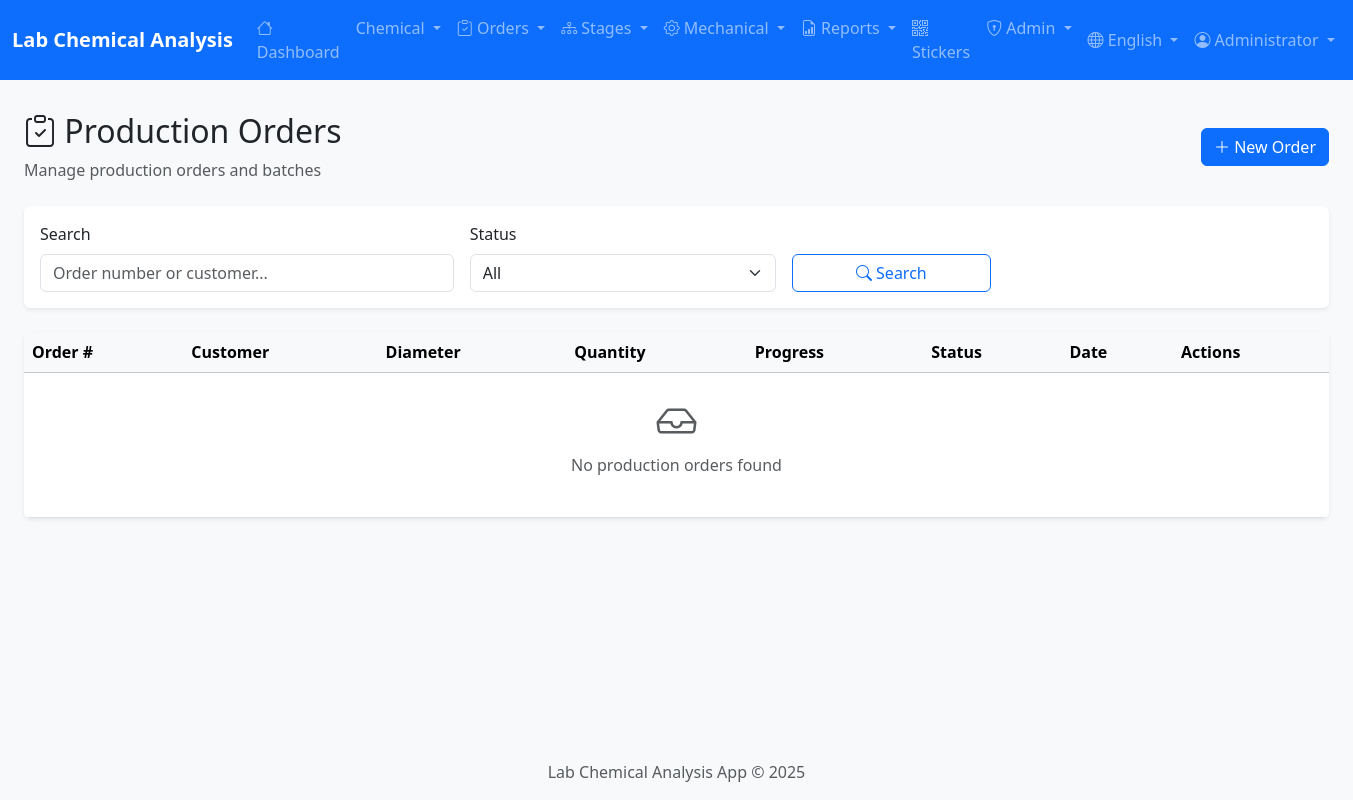
The page /orders/ (signed in) on the database as committed earlier.
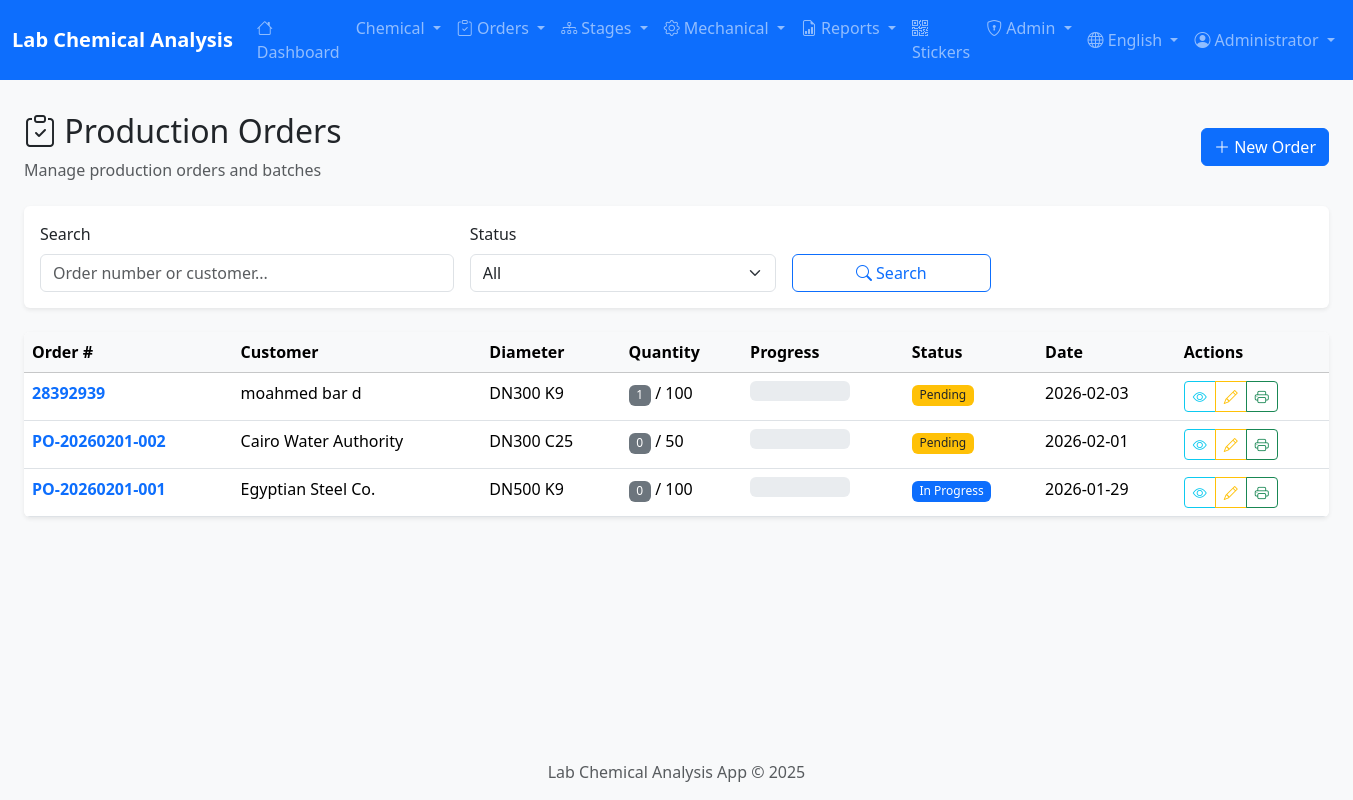
The same page on the database as committed later.
### app/models/user.py (models this page shows, shortened)
class User(UserMixin, db.Model):
    __tablename__ = 'users'
    id = db.Column(db.Integer, primary_key=True)
    username = db.Column(db.String(50), unique=True, nullable=False, index=True)
    password_hash = db.Column(db.String(255), nullable=False)
    full_name = db.Column(db.String(100))
    full_name_ar = db.Column(db.String(100))  # Arabic name
    email = db.Column(db.String(120), unique=True)
    role = db.Column(db.String(20), nullable=False, default='viewer')
    department = db.Column(db.String(50))  # Lab, Production, QC
    is_active = db.Column(db.Boolean, default=True)
    last_login = db.Column(db.DateTime)
    created_at = db.Column(db.DateTime, default=datetime.utcnow)
    updated_at = db.Column(db.DateTime, default=datetime.utcnow, onupdate=datetime.utcnow)
    ROLE_ADMIN = 'admin'
    ROLE_SUPERVISOR = 'supervisor'
    ROLE_OPERATOR = 'operator'
    ROLE_VIEWER = 'viewer'
    ROLES = [ROLE_ADMIN, ROLE_SUPERVISOR, ROLE_OPERATOR, ROLE_VIEWER]
    DEPT_LAB = 'Lab'
    DEPT_PRODUCTION = 'Production'
    DEPT_QC = 'QC'
    DEPT_ADMIN = 'Admin'
    DEPARTMENTS = [DEPT_LAB, DEPT_PRODUCTION, DEPT_QC, DEPT_ADMIN]
    @property
    def is_admin(self):
        return self.role == self.ROLE_ADMIN

### app/models/production_order.py (models this page shows, shortened)
class ProductionOrder(db.Model):
    __tablename__ = 'production_orders'
    id = db.Column(db.Integer, primary_key=True)
    order_number = db.Column(db.String(50), unique=True, nullable=False, index=True)  # رقم امر الانتاج
    customer_name = db.Column(db.String(200))  # اسم العميل
    customer_code = db.Column(db.String(50))
    target_quantity = db.Column(db.Integer, nullable=False)  # الكمية المطلوبة
    sales_number = db.Column(db.String(100))  # رقم أمر البيع
    diameter = db.Column(db.Integer)  # DN: 300, 500, 600
    pipe_class = db.Column(db.String(20))  # K9, C25, Fittings
    product_code = db.Column(db.String(100))  # كود المنتج
    product_description = db.Column(db.Text)  # وصف المنتج
    product_weight = db.Column(db.Float)  # الوزن (كجم)
    product_length = db.Column(db.Float)  # الطول (متر)
    order_date = db.Column(db.Date, nullable=False, default=datetime.utcnow)  # تاريخ الامر
    start_date = db.Column(db.Date)  # تاريخ بدء الانتاج
    expected_end_date = db.Column(db.Date)  # تاريخ الانتهاء المتوقع
    actual_end_date = db.Column(db.Date)  # تاريخ الانتهاء الفعلي
    status = db.Column(db.String(20), default='pending')  # pending, in_progress, completed, cancelled
    priority = db.Column(db.String(20), default='normal')  # low, normal, high, urgent
    notes = db.Column(db.Text)
    specifications = db.Column(db.Text)  # مواصفات خاصة
    created_at = db.Column(db.DateTime, default=datetime.utcnow)
    updated_at = db.Column(db.DateTime, default=datetime.utcnow, onupdate=datetime.utcnow)
    created_by_id = db.Column(db.Integer, db.ForeignKey('users.id'))
    created_by = db.relationship('User', backref='created_orders')
    pipes = db.relationship('Pipe', backref='production_order', lazy='dynamic')
    chemical_analyses = db.relationship('ChemicalAnalysis', backref='production_order', lazy='dynamic')
    STATUS_CHOICES = [
        ('pending', 'قيد الانتظار'),
        ('in_progress', 'جاري التنفيذ'),
        ('completed', 'مكتمل'),
        ('cancelled', 'ملغي')
    ]
    PRIORITY_CHOICES = [
        ('low', 'منخفض'),
        ('normal', 'عادي'),
        ('high', 'عالي'),
        ('urgent', 'عاجل')
    ]
    @property
    def produced_quantity(self):
        return self.pipes.count()
    @property
    def completed_quantity(self):
        count = 0
        for pipe in self.pipes:
            finish_stage = pipe.get_stage('Finish')
            if finish_stage and finish_stage.decision == 'ACCEPT':
                count += 1
        return count
    @property
    def progress_percentage(self):
        if self.target_quantity == 0:
            return 0
        return min(100, int((self.completed_quantity / self.target_quantity) * 100))

### app/routes/production_orders.py (the view, shortened to what this page needs)
@production_orders_bp.route('/')
@login_required
def index():
    status = request.args.get('status', '')
    search = request.args.get('search', '')
    page = request.args.get('page', 1, type=int)
    query = ProductionOrder.query
    if status:
        query = query.filter(ProductionOrder.status == status)
    query = query.order_by(ProductionOrder.order_date.desc())
    orders = query.paginate(page=page, per_page=20, error_out=False)
    return render_template('production_orders/list.html',
                          orders=orders,
                          status=status,
                          search=search)

### app/templates/production_orders/list.html (shortened to what this page needs)
{% extends 'base.html' %}
{% block content %}
<div class="container-fluid">
    <div class="d-flex justify-content-between align-items-center mb-4">
        <div>
            <h2>
                <i class="bi bi-clipboard-check"></i>
                {{ 'أوامر الإنتاج' if session.get('lang') == 'ar' else 'Production Orders' }}
            </h2>
            <p class="text-muted mb-0">
                {{ 'إدارة أوامر الإنتاج والشحنات' if session.get('lang') == 'ar' else 'Manage production orders and batches' }}
            </p>
        </div>
        <a href="{{ url_for('production_orders.add') }}" class="btn btn-primary">
            <i class="bi bi-plus-lg"></i>
            {{ 'أمر إنتاج جديد' if session.get('lang') == 'ar' else 'New Order' }}
        </a>
    </div>
    <div class="card border-0 shadow-sm mb-4">
        <div class="card-body">
            <form method="GET" class="row g-3 align-items-end">
                <div class="col-md-4">
                    <label class="form-label">{{ 'البحث' if session.get('lang') == 'ar' else 'Search' }}</label>
                    <input type="text" name="search" class="form-control"
                           placeholder="{{ 'رقم الأمر أو اسم العميل...' if session.get('lang') == 'ar' else 'Order number or customer...' }}"
                           value="{{ search }}">
                </div>
                <div class="col-md-3">
                    <label class="form-label">{{ 'الحالة' if session.get('lang') == 'ar' else 'Status' }}</label>
                    <select name="status" class="form-select">
                        <option value="">{{ 'الكل' if session.get('lang') == 'ar' else 'All' }}</option>
                    </select>
                </div>
                <div class="col-md-2">
                    <button type="submit" class="btn btn-outline-primary w-100">
                        <i class="bi bi-search"></i> {{ 'بحث' if session.get('lang') == 'ar' else 'Search' }}
                    </button>
                </div>
            </form>
        </div>
    </div>
    <div class="card border-0 shadow-sm">
        <div class="table-responsive">
            <table class="table table-hover mb-0">
                <thead class="table-light">
                    <tr>
                        <th>{{ 'رقم الأمر' if session.get('lang') == 'ar' else 'Order #' }}</th>
                        <th>{{ 'العميل' if session.get('lang') == 'ar' else 'Customer' }}</th>
                        <th>{{ 'القطر' if session.get('lang') == 'ar' else 'Diameter' }}</th>
                        <th>{{ 'الكمية' if session.get('lang') == 'ar' else 'Quantity' }}</th>
                        <th>{{ 'التقدم' if session.get('lang') == 'ar' else 'Progress' }}</th>
                        <th>{{ 'الحالة' if session.get('lang') == 'ar' else 'Status' }}</th>
                        <th>{{ 'التاريخ' if session.get('lang') == 'ar' else 'Date' }}</th>
                        <th>{{ 'الإجراءات' if session.get('lang') == 'ar' else 'Actions' }}</th>
                    </tr>
                </thead>
                <tbody>
                    {% for order in orders.items %}
                    <tr>
                        <td>
                            <a href="{{ url_for('production_orders.view', id=order.id) }}" class="fw-bold text-decoration-none">
                                {{ order.order_number }}
                            </a>
                        </td>
                        <td>{{ order.customer_name or '-' }}</td>
                        <td>DN{{ order.diameter }} {{ order.pipe_class or '' }}</td>
                        <td>
                            <span class="badge bg-secondary">{{ order.produced_quantity }}</span>
                            /
                            <span>{{ order.target_quantity }}</span>
                        </td>
                        <td>
                            <div class="progress" style="width: 100px; height: 20px;">
                            </div>
                        </td>
                        <td>
                            {% if order.status == 'pending' %}
                                <span class="badge bg-warning text-dark">{{ 'قيد الانتظار' if session.get('lang') == 'ar' else 'Pending' }}</span>
                            {% elif order.status == 'in_progress' %}
                                <span class="badge bg-primary">{{ 'جاري التنفيذ' if session.get('lang') == 'ar' else 'In Progress' }}</span>
                            {% elif order.status == 'completed' %}
                                <span class="badge bg-success">{{ 'مكتمل' if session.get('lang') == 'ar' else 'Completed' }}</span>
                            {% elif order.status == 'cancelled' %}
                                <span class="badge bg-danger">{{ 'ملغي' if session.get('lang') == 'ar' else 'Cancelled' }}</span>
                            {% endif %}
                        </td>
                        <td>{{ order.order_date.strftime('%Y-%m-%d') if order.order_date else '-' }}</td>
                        <td>
                            <div class="btn-group btn-group-sm">
                                <a href="{{ url_for('production_orders.view', id=order.id) }}" class="btn btn-outline-info" title="View">
                                    <i class="bi bi-eye"></i>
                                </a>
                                <a href="{{ url_for('production_orders.edit', id=order.id) }}" class="btn btn-outline-warning" title="Edit">
                                    <i class="bi bi-pencil"></i>
                                </a>
                                <a href="{{ url_for('production_orders.print_stickers', id=order.id) }}" class="btn btn-outline-success" title="Print Stickers">
                                    <i class="bi bi-printer"></i>
                                </a>
                            </div>
                        </td>
                    </tr>
                    {% else %}
                    <tr>
                        <td colspan="8" class="text-center text-muted py-4">
                            <i class="bi bi-inbox display-6"></i>
                            <p class="mt-2">{{ 'لا توجد أوامر إنتاج' if session.get('lang') == 'ar' else 'No production orders found' }}</p>
                        </td>
                    </tr>
                    {% endfor %}
                </tbody>
            </table>
        </div>
    </div>
</div>
{% endblock %}

### app/templates/base.html (shortened to what this page needs)
<!DOCTYPE html>
<html lang="{{ current_locale }}" dir="{{ 'rtl' if current_locale == 'ar' else 'ltr' }}">
<head>
    {% if current_locale == 'ar' %}
    <link href="https://cdn.jsdelivr.net/npm/bootstrap@5.3.2/dist/css/bootstrap.rtl.min.css" rel="stylesheet">
    {% else %}
    <link href="https://cdn.jsdelivr.net/npm/bootstrap@5.3.2/dist/css/bootstrap.min.css" rel="stylesheet">
    {% endif %}
    <link rel="stylesheet" href="https://cdn.jsdelivr.net/npm/bootstrap-icons@1.11.2/font/bootstrap-icons.min.css">
    <link rel="stylesheet" href="{{ url_for('static', filename='css/style.css') }}">
</head>
<body>
    <nav class="navbar navbar-expand-lg navbar-dark bg-primary sticky-top">
        <div class="container-fluid">
            <a class="navbar-brand" href="{{ url_for('main.index') }}">
                {% if current_locale == 'ar' %}
                مختبر التحليل الكيميائي
                {% else %}
                Lab Chemical Analysis
                {% endif %}
            </a>
            <div class="collapse navbar-collapse" id="navbarNav">
                {% if current_user.is_authenticated %}
                <ul class="navbar-nav me-auto">
                    <li class="nav-item">
                        <a class="nav-link" href="{{ url_for('main.index') }}">
                            <i class="bi bi-house"></i>
                            {{ 'الرئيسية' if current_locale == 'ar' else 'Dashboard' }}
                        </a>
                    </li>
                    <li class="nav-item dropdown">
                        <a class="nav-link dropdown-toggle" href="#" data-bs-toggle="dropdown">
                            {{ 'التحليل الكيميائي' if current_locale == 'ar' else 'Chemical' }}
                        </a>
                    </li>
                    <li class="nav-item dropdown">
                        <a class="nav-link dropdown-toggle" href="#" data-bs-toggle="dropdown">
                            <i class="bi bi-clipboard-check"></i>
                            {{ 'أوامر الإنتاج' if current_locale == 'ar' else 'Orders' }}
                        </a>
                    </li>
                    <li class="nav-item dropdown">
                        <a class="nav-link dropdown-toggle" href="#" data-bs-toggle="dropdown">
                            <i class="bi bi-diagram-3"></i>
                            {{ 'مراحل الإنتاج' if current_locale == 'ar' else 'Stages' }}
                        </a>
                    </li>
                    <li class="nav-item dropdown">
                        <a class="nav-link dropdown-toggle" href="#" data-bs-toggle="dropdown">
                            <i class="bi bi-gear"></i>
                            {{ 'الاختبارات الميكانيكية' if current_locale == 'ar' else 'Mechanical' }}
                        </a>
                    </li>
                    <li class="nav-item dropdown">
                        <a class="nav-link dropdown-toggle" href="#" data-bs-toggle="dropdown">
                            <i class="bi bi-file-earmark-bar-graph"></i>
                            {{ 'التقارير' if current_locale == 'ar' else 'Reports' }}
                        </a>
                    </li>
                    <li class="nav-item">
                        <a class="nav-link" href="{{ url_for('stickers.index') }}">
                            <i class="bi bi-qr-code"></i>
                            {{ 'الملصقات' if current_locale == 'ar' else 'Stickers' }}
                        </a>
                    </li>
                    {% if current_user.is_admin %}
                    <li class="nav-item dropdown">
                        <a class="nav-link dropdown-toggle" href="#" data-bs-toggle="dropdown">
                            <i class="bi bi-shield-lock"></i>
                            {{ 'الإدارة' if current_locale == 'ar' else 'Admin' }}
                        </a>
                    </li>
                    {% endif %}
                </ul>
                <ul class="navbar-nav">
                    <li class="nav-item dropdown">
                        <a class="nav-link dropdown-toggle" href="#" data-bs-toggle="dropdown">
                            <i class="bi bi-globe"></i>
                            {{ 'العربية' if current_locale == 'ar' else 'English' }}
                        </a>
                    </li>
                    <li class="nav-item dropdown">
                        <a class="nav-link dropdown-toggle" href="#" data-bs-toggle="dropdown">
                            <i class="bi bi-person-circle"></i>
                            {{ current_user.full_name or current_user.username }}
                        </a>
                    </li>
                </ul>
                {% endif %}
            </div>
        </div>
    </nav>
    <main class="container-fluid py-3">
        {% block content %}{% endblock %}
    </main>
    <footer class="footer mt-auto py-3 bg-light">
        <div class="container text-center">
            <span class="text-muted">
                {{ 'مختبر التحليل الكيميائي' if current_locale == 'ar' else 'Lab Chemical Analysis App' }}
                &copy; 2025
            </span>
        </div>
    </footer>
</body>
</html>

Rows that differ between the two databases and show on the page:
added ProductionOrder: order_number "28392939", customer_name "moahmed bar d", diameter "300", pipe_class "K9", produced_quantity "1", target_quantity "100", status "Pending", order_date "2026-02-03"
added ProductionOrder: order_number "PO-20260201-002", customer_name "Cairo Water Authority", diameter "300", pipe_class "C25", produced_quantity "0", target_quantity "50", status "Pending", order_date "2026-02-01"
added ProductionOrder: order_number "PO-20260201-001", customer_name "Egyptian Steel Co.", diameter "500", pipe_class "K9", produced_quantity "0", target_quantity "100", value "In Progress", order_date "2026-01-29"
Other text that changed with them:
text no longer shown: "No production orders found"
